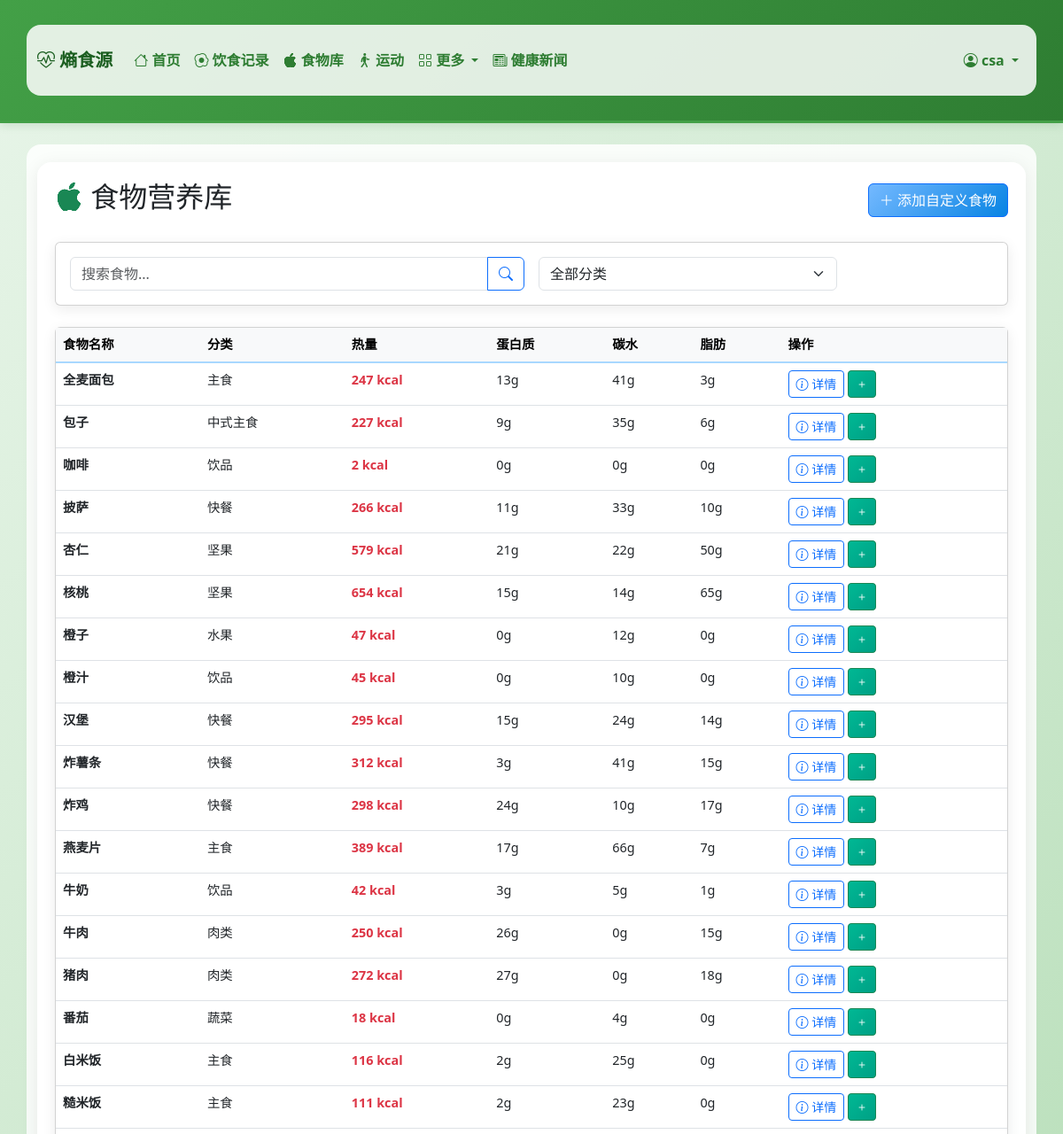
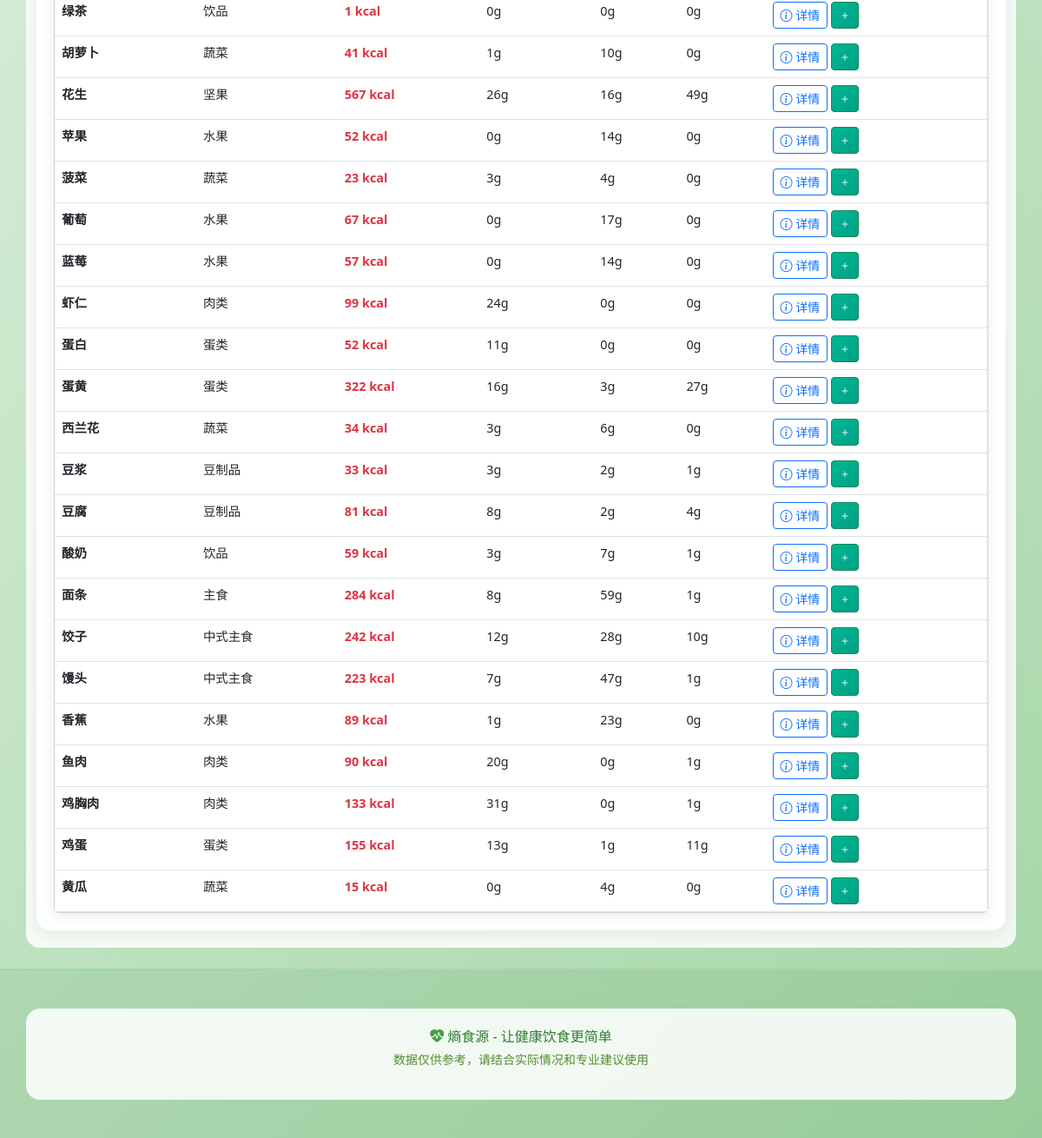
Page /foods (signed in) on the committed database (2 pictures, top to bottom).
### models.py (models this page shows, shortened)
class User(UserMixin, db.Model):
    __tablename__ = 'users'
    id = db.Column(db.Integer, primary_key=True)
    username = db.Column(db.String(80), unique=True, nullable=False)
    email = db.Column(db.String(120), unique=True, nullable=False)
    password_hash = db.Column(db.String(255), nullable=False)
    created_at = db.Column(db.DateTime, default=datetime.utcnow)
    age = db.Column(db.Integer, default=25)
    gender = db.Column(db.String(10), default='male')  # male, female
    height = db.Column(db.Float, default=170.0)  # cm
    weight = db.Column(db.Float, default=65.0)  # kg
    activity_level = db.Column(db.String(20), default='moderate')  # sedentary, light, moderate, active, very_active
    goal = db.Column(db.String(20), default='maintain')  # lose, maintain, gain
    target_calories = db.Column(db.Float, default=2000)
    target_protein = db.Column(db.Float, default=100)
    target_carbs = db.Column(db.Float, default=250)
    target_fat = db.Column(db.Float, default=65)
    food_records = db.relationship('FoodRecord', backref='user', lazy=True, cascade='all, delete-orphan')
    exercise_records = db.relationship('ExerciseRecord', backref='user', lazy=True, cascade='all, delete-orphan')
    weight_records = db.relationship('WeightRecord', backref='user', lazy=True, cascade='all, delete-orphan')
    sleep_records = db.relationship('SleepRecord', backref='user', lazy=True, cascade='all, delete-orphan')

class Food(db.Model):
    __tablename__ = 'foods'
    id = db.Column(db.Integer, primary_key=True)
    name = db.Column(db.String(100), nullable=False)
    name_en = db.Column(db.String(100))
    category = db.Column(db.String(50))
    calories = db.Column(db.Float, default=0)  # kcal
    protein = db.Column(db.Float, default=0)  # g
    carbs = db.Column(db.Float, default=0)  # g
    fat = db.Column(db.Float, default=0)  # g
    fiber = db.Column(db.Float, default=0)  # g
    sugar = db.Column(db.Float, default=0)  # g
    sodium = db.Column(db.Float, default=0)  # mg
    vitamin_c = db.Column(db.Float, default=0)  # mg
    calcium = db.Column(db.Float, default=0)  # mg
    iron = db.Column(db.Float, default=0)  # mg
    potassium = db.Column(db.Float, default=0)  # mg
    ingredients = db.Column(db.Text)
    additives = db.Column(db.Text)  # JSON格式存储添加剂
    image_url = db.Column(db.String(255))
    barcode = db.Column(db.String(50))
    is_custom = db.Column(db.Boolean, default=False)
    created_by = db.Column(db.Integer, db.ForeignKey('users.id'))
    created_at = db.Column(db.DateTime, default=datetime.utcnow)

### app.py (the view)
@app.route('/foods')
@login_required
def foods():
    category = request.args.get('category')
    search = request.args.get('search')
    query = Food.query
    if category:
        query = query.filter_by(category=category)
    if search:
        query = query.filter(Food.name.contains(search))
    foods = query.order_by(Food.name).all()
    categories = db.session.query(Food.category).distinct().all()
    categories = [c[0] for c in categories if c[0]]
    return render_template('foods.html', foods=foods, categories=categories, current_category=category)

### app.py (called while the page is built)
@login_manager.user_loader
def load_user(user_id):
    return User.query.get(int(user_id))

@app.context_processor
def inject_variables():
    life_expectancy_bonus = 0
    return dict(
        life_expectancy_bonus=life_expectancy_bonus,
        timedelta=timedelta
    )

### templates/foods.html (shortened to what this page needs)
{% extends "base.html" %}
{% block content %}
<div class="d-flex justify-content-between align-items-center mb-4">
    <h2><i class="bi bi-apple text-success"></i> 食物营养库</h2>
    <a href="{{ url_for('add_food') }}" class="btn btn-primary">
        <i class="bi bi-plus-lg"></i> 添加自定义食物
    </a>
</div>
<div class="card mb-4">
    <div class="card-body">
        <form method="GET" class="row g-3">
            <div class="col-md-6">
                <div class="input-group">
                    <input type="text" name="search" class="form-control" placeholder="搜索食物..." value="{{ request.args.get('search', '') }}">
                    <button class="btn btn-outline-primary" type="submit">
                        <i class="bi bi-search"></i>
                    </button>
                </div>
            </div>
            <div class="col-md-4">
                <select name="category" class="form-select" onchange="this.form.submit()">
                    <option value="">全部分类</option>
                </select>
            </div>
        </form>
    </div>
</div>
<div class="card">
    <div class="card-body p-0">
        {% if foods %}
        <div class="table-responsive">
            <table class="table table-hover mb-0">
                <thead class="table-light">
                    <tr>
                        <th>食物名称</th>
                        <th>分类</th>
                        <th>热量</th>
                        <th>蛋白质</th>
                        <th>碳水</th>
                        <th>脂肪</th>
                        <th>操作</th>
                    </tr>
                </thead>
                <tbody>
                    {% for food in foods %}
                    <tr>
                        <td>
                            <strong>{{ food.name }}</strong>
                        </td>
                        <td>{{ food.category or '-' }}</td>
                        <td class="text-danger fw-bold">{{ food.calories|int }} kcal</td>
                        <td>{{ food.protein|int }}g</td>
                        <td>{{ food.carbs|int }}g</td>
                        <td>{{ food.fat|int }}g</td>
                        <td>
                            <button class="btn btn-sm btn-outline-primary" onclick="showFoodDetail({{ food.id }})">
                                <i class="bi bi-info-circle"></i> 详情
                            </button>
                            <button class="btn btn-sm btn-success" onclick="addToRecord({{ food.id }}, '{{ food.name }}')">
                                <i class="bi bi-plus"></i>
                            </button>
                        </td>
                    </tr>
                    {% endfor %}
                </tbody>
            </table>
        </div>
        {% else %}
        <div class="text-center py-5 text-muted">
            <i class="bi bi-search display-3"></i>
            <p class="mt-3">未找到匹配的食物</p>
            <a href="{{ url_for('add_food') }}" class="btn btn-primary">添加自定义食物</a>
        </div>
        {% endif %}
    </div>
</div>
{% endblock %}

### templates/base.html (shortened to what this page needs)
<!DOCTYPE html>
<html lang="zh-CN">
<head>
    <link rel="stylesheet" href="{{ url_for('static', filename='css/style.css') }}">
    <link href="https://cdn.jsdelivr.net/npm/bootstrap@5.3.0/dist/css/bootstrap.min.css" rel="stylesheet">
    <link href="https://cdn.jsdelivr.net/npm/bootstrap-icons@1.11.0/font/bootstrap-icons.css" rel="stylesheet">
</head>
<body>
    <nav class="navbar navbar-expand-lg navbar-light" style="background: linear-gradient(135deg, #c8e6c9 0%, #a5d6a7 100%); border-bottom: 3px solid #43a047;">
        <div class="container">
            <a class="navbar-brand fw-bold" href="{{ url_for('index') }}" style="color: #1b5e20;">
                <i class="bi bi-heart-pulse"></i> 熵食源
            </a>
            <div class="collapse navbar-collapse" id="navbarNav">
                <ul class="navbar-nav me-auto">
                    <li class="nav-item">
                        <a class="nav-link" href="{{ url_for('index') }}" style="color: #2e7d32; font-weight: 600;"><i class="bi bi-house"></i> 首页</a>
                    </li>
                    {% if current_user.is_authenticated %}
                    <li class="nav-item">
                        <a class="nav-link" href="{{ url_for('diet') }}" style="color: #2e7d32; font-weight: 600;"><i class="bi bi-egg-fried"></i> 饮食记录</a>
                    </li>
                    <li class="nav-item">
                        <a class="nav-link" href="{{ url_for('foods') }}" style="color: #2e7d32; font-weight: 600;"><i class="bi bi-apple"></i> 食物库</a>
                    </li>
                    <li class="nav-item">
                        <a class="nav-link" href="{{ url_for('exercise') }}" style="color: #2e7d32; font-weight: 600;"><i class="bi bi-person-walking"></i> 运动</a>
                    </li>
                    <li class="nav-item dropdown">
                        <a class="nav-link dropdown-toggle" href="#" data-bs-toggle="dropdown" style="color: #2e7d32; font-weight: 600;">
                            <i class="bi bi-grid"></i> 更多
                        </a>
                    </li>
                    {% endif %}
                    <li class="nav-item">
                        <a class="nav-link" href="{{ url_for('news') }}" style="color: #2e7d32; font-weight: 600;"><i class="bi bi-newspaper"></i> 健康新闻</a>
                    </li>
                </ul>
                <ul class="navbar-nav">
                    {% if current_user.is_authenticated %}
                    <li class="nav-item dropdown">
                        <a class="nav-link dropdown-toggle" href="#" data-bs-toggle="dropdown" style="color: #2e7d32; font-weight: 600;">
                            <i class="bi bi-person-circle"></i> {{ current_user.username }}
                        </a>
                    </li>
                    {% endif %}
                </ul>
            </div>
        </div>
    </nav>
    <main class="container my-4">
        <div style="background: rgba(255, 255, 255, 0.92); border-radius: 16px; padding: 20px; box-shadow: 0 4px 20px rgba(0, 0, 0, 0.08);">
        {% block content %}{% endblock %}
        </div>
    </main>
    <footer class="py-4 mt-4" style="background: rgba(46, 125, 50, 0.1); border-top: 2px solid #a5d6a7;">
        <div class="container text-center">
            <p class="mb-1" style="color: #2e7d32;">
                <i class="bi bi-heart-pulse-fill" style="color: #43a047;"></i> 熵食源 - 让健康饮食更简单
            </p>
            <p class="small" style="color: #558b2f;">
                数据仅供参考，请结合实际情况和专业建议使用
            </p>
        </div>
    </footer>
</body>
</html>

### static/css/style.css (style rules this page uses)
:root { --primary-color: #74b9ff; --primary-dark: #0984e3; --primary-light: #a8d8ff; --success-color: #00b894; --warning-color: #fdcb6e; --danger-color: #e17055; --info-color: #00cec9; }
body { font-family: -apple-system, BlinkMacSystemFont, "Segoe UI", Roboto, "Helvetica Neue", Arial, sans-serif; background: linear-gradient(135deg, #e8f5e9 0%, #c8e6c9 50%, #a5d6a7 100%); background-attachment: fixed; color: #2d3436; min-height: 100vh; }
.container, .container-fluid { background: rgba(255, 255, 255, 0.85); border-radius: 16px; padding: 20px; margin-top: 20px; margin-bottom: 20px; }
.navbar { box-shadow: 0 2px 10px rgba(27, 94, 32, 0.15); background: linear-gradient(135deg, #43a047, #2e7d32) !important; }
.navbar-brand { font-weight: 700; font-size: 1.5rem; }
.nav-link { font-weight: 500; transition: all 0.3s ease; }
.card { border: none; border-radius: 16px; box-shadow: 0 4px 15px rgba(0, 0, 0, 0.08); transition: transform 0.3s ease, box-shadow 0.3s ease; }
.btn-primary { background: linear-gradient(135deg, #74b9ff, #0984e3); border: none; font-weight: 500; }
.btn-success { background: linear-gradient(135deg, #00b894, #00a085); border: none; }
.table { font-size: 0.9rem; }
.table thead th { font-weight: 600; border-bottom: 2px solid var(--primary-light); }
footer { border-top: 1px solid #c8e6c9; background: rgba(255, 255, 255, 0.9); }

### rows in the picture
User: username "csa"
Food: name "全麦面包", category "主食", calories "247", protein "13", carbs "41", fat "3"
Food: name "包子", category "中式主食", calories "227", protein "9", carbs "35", fat "6"
Food: name "咖啡", category "饮品", calories "2", protein "0", carbs "0", fat "0"
Food: name "披萨", category "快餐", calories "266", protein "11", carbs "33", fat "10"
Food: name "杏仁", category "坚果", calories "579", protein "21", carbs "22", fat "50"
Food: name "核桃", category "坚果", calories "654", protein "15", carbs "14", fat "65"
Food: name "橙子", category "水果", calories "47", protein "0", carbs "12", fat "0"
Food: name "橙汁", category "饮品", calories "45", protein "0", carbs "10", fat "0"
Food: name "汉堡", category "快餐", calories "295", protein "15", carbs "24", fat "14"
Food: name "炸薯条", category "快餐", calories "312", protein "3", carbs "41", fat "15"
Food: name "炸鸡", category "快餐", calories "298", protein "24", carbs "10", fat "17"
Food: name "燕麦片", category "主食", calories "389", protein "17", carbs "66", fat "7"
Food: name "牛奶", category "饮品", calories "42", protein "3", carbs "5", fat "1"
Food: name "牛肉", category "肉类", calories "250", protein "26", carbs "0", fat "15"
Food: name "猪肉", category "肉类", calories "272", protein "27", carbs "0", fat "18"
Food: name "番茄", category "蔬菜", calories "18", protein "0", carbs "4", fat "0"
Food: name "白米饭", category "主食", calories "116", protein "2", carbs "25", fat "0"
Food: name "糙米饭", category "主食", calories "111", protein "2", carbs "23", fat "0"
Food: name "绿茶", category "饮品", calories "1", protein "0", carbs "0", fat "0"
Food: name "胡萝卜", category "蔬菜", calories "41", protein "1", carbs "10", fat "0"
Food: name "花生", category "坚果", calories "567", protein "26", carbs "16", fat "49"
Food: name "苹果", category "水果", calories "52", protein "0", carbs "14", fat "0"
Food: name "菠菜", category "蔬菜", calories "23", protein "3", carbs "4", fat "0"
Food: name "葡萄", category "水果", calories "67", protein "0", carbs "17", fat "0"
Food: name "蓝莓", category "水果", calories "57", protein "0", carbs "14", fat "0"
Food: name "虾仁", category "肉类", calories "99", protein "24", carbs "0", fat "0"
Food: name "蛋白", category "蛋类", calories "52", protein "11", carbs "0", fat "0"
Food: name "蛋黄", category "蛋类", calories "322", protein "16", carbs "3", fat "27"
Food: name "西兰花", category "蔬菜", calories "34", protein "3", carbs "6", fat "0"
Food: name "豆浆", category "豆制品", calories "33", protein "3", carbs "2", fat "1"
Food: name "豆腐", category "豆制品", calories "81", protein "8", carbs "2", fat "4"
Food: name "酸奶", category "饮品", calories "59", protein "3", carbs "7", fat "1"
Food: name "面条", category "主食", calories "284", protein "8", carbs "59", fat "1"
Food: name "饺子", category "中式主食", calories "242", protein "12", carbs "28", fat "10"
Food: name "馒头", category "中式主食", calories "223", protein "7", carbs "47", fat "1"
Food: name "香蕉", category "水果", calories "89", protein "1", carbs "23", fat "0"
Food: name "鱼肉", category "肉类", calories "90", protein "20", carbs "0", fat "1"
Food: name "鸡胸肉", category "肉类", calories "133", protein "31", carbs "0", fat "1"
Food: name "鸡蛋", category "蛋类", calories "155", protein "13", carbs "1", fat "11"
Food: name "黄瓜", category "蔬菜", calories "15", protein "0", carbs "4", fat "0"
